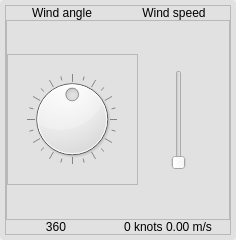
<?xml version="1.0" encoding="UTF-8"?>
<ui version="4.0">
 <class>AnemometerWidget</class>
 <widget class="QWidget" name="AnemometerWidget">
  <property name="geometry">
   <rect>
    <x>0</x>
    <y>0</y>
    <width>236</width>
    <height>240</height>
   </rect>
  </property>
  <property name="minimumSize">
   <size>
    <width>200</width>
    <height>220</height>
   </size>
  </property>
  <property name="maximumSize">
   <size>
    <width>250</width>
    <height>250</height>
   </size>
  </property>
  <property name="windowTitle">
   <string>Form</string>
  </property>
  <property name="styleSheet">
   <string notr="true">QWidget #widgetFrame {
background: rgba(225, 225, 225);
border-radius: 4px;
}

QFrame.containerFrame { 
padding: 3px;
border: solid 15px rgba(175, 175, 175);
background: qlineargradient(x1: 0, y1: 0, x2: 0, y2: 1,
stop: 0.0 rgba(95, 95, 95),
stop: 0.15 rgba(75, 75, 75),
stop: 0.9 rgba(95, 95, 95),
stop: 1.0 rgba(45, 45, 45));
border-top-left-radius: 4px;
border-top-right-radius: 4px;
border-bottom-left-radius: 4px;
border-bottom-right-radius: 4px;
}

QFrame.containerFrame QLabel {
border: none;
background: transparent;
font-weight: bold;
color: rgba(225, 225, 225);
}</string>
  </property>
  <layout class="QGridLayout" name="gridLayout_4">
   <property name="margin">
    <number>0</number>
   </property>
   <item row="0" column="0">
    <widget class="QFrame" name="widgetFrame">
     <property name="frameShape">
      <enum>QFrame::StyledPanel</enum>
     </property>
     <property name="frameShadow">
      <enum>QFrame::Raised</enum>
     </property>
     <layout class="QGridLayout" name="gridLayout_3">
      <property name="margin">
       <number>5</number>
      </property>
      <property name="spacing">
       <number>0</number>
      </property>
      <item row="0" column="0">
       <widget class="QFrame" name="frame">
        <property name="sizePolicy">
         <sizepolicy hsizetype="Expanding" vsizetype="Expanding">
          <horstretch>0</horstretch>
          <verstretch>0</verstretch>
         </sizepolicy>
        </property>
        <property name="minimumSize">
         <size>
          <width>100</width>
          <height>200</height>
         </size>
        </property>
        <property name="styleSheet">
         <string notr="true"/>
        </property>
        <property name="frameShape">
         <enum>QFrame::StyledPanel</enum>
        </property>
        <property name="frameShadow">
         <enum>QFrame::Raised</enum>
        </property>
        <property name="class" stdset="0">
         <string>containerFrame</string>
        </property>
        <layout class="QVBoxLayout" name="verticalLayout">
         <property name="spacing">
          <number>0</number>
         </property>
         <property name="margin">
          <number>0</number>
         </property>
         <item>
          <layout class="QHBoxLayout" name="topLayout">
           <property name="spacing">
            <number>0</number>
           </property>
           <item>
            <widget class="QLabel" name="windAngleLabel">
             <property name="maximumSize">
              <size>
               <width>16777215</width>
               <height>16777215</height>
              </size>
             </property>
             <property name="text">
              <string>Wind angle</string>
             </property>
             <property name="alignment">
              <set>Qt::AlignCenter</set>
             </property>
            </widget>
           </item>
           <item>
            <widget class="QLabel" name="windSpeedLabel">
             <property name="text">
              <string>Wind speed</string>
             </property>
             <property name="alignment">
              <set>Qt::AlignCenter</set>
             </property>
            </widget>
           </item>
          </layout>
         </item>
         <item>
          <widget class="QFrame" name="frame_2">
           <property name="frameShape">
            <enum>QFrame::StyledPanel</enum>
           </property>
           <property name="frameShadow">
            <enum>QFrame::Raised</enum>
           </property>
           <layout class="QHBoxLayout" name="horizontalLayout">
            <property name="spacing">
             <number>0</number>
            </property>
            <property name="leftMargin">
             <number>0</number>
            </property>
            <property name="topMargin">
             <number>0</number>
            </property>
            <property name="rightMargin">
             <number>9</number>
            </property>
            <property name="bottomMargin">
             <number>0</number>
            </property>
            <item>
             <widget class="QFrame" name="background">
              <property name="minimumSize">
               <size>
                <width>131</width>
                <height>131</height>
               </size>
              </property>
              <property name="maximumSize">
               <size>
                <width>131</width>
                <height>131</height>
               </size>
              </property>
              <property name="styleSheet">
               <string notr="true">QFrame{
background-image: url(./plugins/compassBackground.png);
}</string>
              </property>
              <property name="frameShape">
               <enum>QFrame::StyledPanel</enum>
              </property>
              <property name="frameShadow">
               <enum>QFrame::Raised</enum>
              </property>
              <layout class="QGridLayout" name="gridLayout_2">
               <property name="margin">
                <number>0</number>
               </property>
               <item row="0" column="0">
                <widget class="QDial" name="windAngleDial">
                 <property name="minimumSize">
                  <size>
                   <width>90</width>
                   <height>90</height>
                  </size>
                 </property>
                 <property name="maximumSize">
                  <size>
                   <width>90</width>
                   <height>90</height>
                  </size>
                 </property>
                 <property name="styleSheet">
                  <string notr="true">background-color: qradialgradient(spread:pad, cx:0.5, cy:0.5, radius:0.5, fx:0.5,
 fy:0.5, stop:0.551136 rgba(7, 114, 255, 0), stop:0.994318 rgba(15, 183, 255, 255), stop:1 rgba(255, 255, 255, 255)); \n color: white;</string>
                 </property>
                 <property name="maximum">
                  <number>359</number>
                 </property>
                 <property name="value">
                  <number>180</number>
                 </property>
                 <property name="orientation">
                  <enum>Qt::Vertical</enum>
                 </property>
                 <property name="wrapping">
                  <bool>true</bool>
                 </property>
                 <property name="notchTarget">
                  <double>15.000000000000000</double>
                 </property>
                 <property name="notchesVisible">
                  <bool>true</bool>
                 </property>
                </widget>
               </item>
              </layout>
             </widget>
            </item>
            <item>
             <spacer name="horizontalSpacer">
              <property name="orientation">
               <enum>Qt::Horizontal</enum>
              </property>
              <property name="sizeHint" stdset="0">
               <size>
                <width>40</width>
                <height>20</height>
               </size>
              </property>
             </spacer>
            </item>
            <item>
             <widget class="QSlider" name="windSpeedSlider">
              <property name="maximumSize">
               <size>
                <width>20</width>
                <height>100</height>
               </size>
              </property>
              <property name="minimum">
               <number>0</number>
              </property>
              <property name="maximum">
               <number>20</number>
              </property>
              <property name="value">
               <number>0</number>
              </property>
              <property name="orientation">
               <enum>Qt::Vertical</enum>
              </property>
             </widget>
            </item>
            <item>
             <spacer name="horizontalSpacer_2">
              <property name="orientation">
               <enum>Qt::Horizontal</enum>
              </property>
              <property name="sizeHint" stdset="0">
               <size>
                <width>40</width>
                <height>20</height>
               </size>
              </property>
             </spacer>
            </item>
           </layout>
          </widget>
         </item>
         <item>
          <layout class="QHBoxLayout" name="horizontalLayout_2">
           <property name="spacing">
            <number>0</number>
           </property>
           <item>
            <widget class="QLabel" name="windAngleValueLabel">
             <property name="maximumSize">
              <size>
               <width>100</width>
               <height>16777215</height>
              </size>
             </property>
             <property name="text">
              <string>360</string>
             </property>
             <property name="alignment">
              <set>Qt::AlignCenter</set>
             </property>
            </widget>
           </item>
           <item>
            <widget class="QLabel" name="windSpeedValueLabel">
             <property name="minimumSize">
              <size>
               <width>110</width>
               <height>0</height>
              </size>
             </property>
             <property name="text">
              <string>0 knots 0.00 m/s</string>
             </property>
             <property name="alignment">
              <set>Qt::AlignCenter</set>
             </property>
            </widget>
           </item>
          </layout>
         </item>
        </layout>
       </widget>
      </item>
     </layout>
    </widget>
   </item>
  </layout>
 </widget>
 <resources/>
 <connections/>
</ui>
